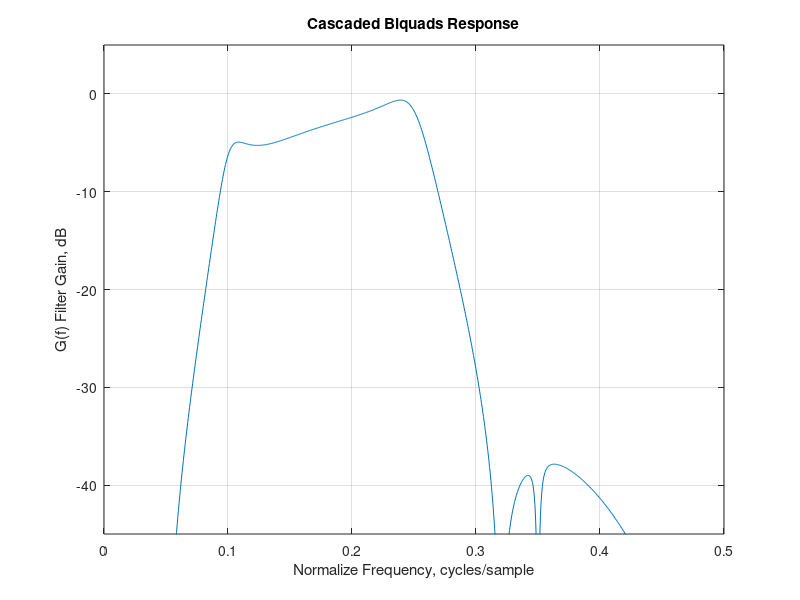

Write the MATLAB code that produced this figure.
f = linspace(0,0.5,1001);
z = exp(1i*2*pi*f);
G_1 = (1 + 2*z.^(-1) + 1*z.^(-2))./(1 - 0.224858*z.^(-1) ...
    + 0.36*z.^(-2));
G_2 = (1 - 2*z.^(-1) + 1*z.^(-2))./(1 - 0.790406*z.^(-1) ... 
    + 0.3844*z.^(-2));
G_3 = (1 + 0.851559*z.^(-1) + 1*z.^(-2))./(1 - 1.08994e-16*z.^(-1) ... 
    + 0.7921*z.^(-2));
G_4 = (1 - 1.90211*z.^(-1) + 1*z.^(-2))./(1 - 1.50477*z.^(-1) ... 
    + 0.8649*z.^(-2));
G_5 = (1 + 1.17557*z.^(-1) + 1*z.^(-2))./(1 + 1.15206*z.^(-1) ... 
    + 0.9604*z.^(-2));

plot(f,20*log10(abs(0.0264722*G_1.*G_2.*G_3.*G_4.*G_5)))
axis([0 0.5 -45 5])
grid on
xlabel('Normalize Frequency, cycles/sample')
ylabel('G(f) Filter Gain, dB')
title('Cascaded Biquads Response')